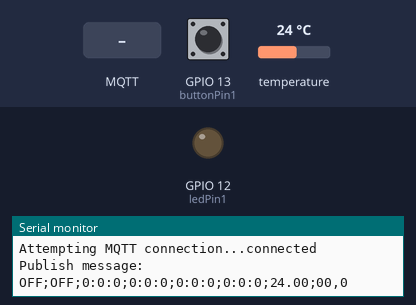
Bench run of a sketch on a simulated ESP8266 (NodeMCU). Parts: output pins drawn as LEDs (lit = HIGH), the last lines printed to the serial monitor. The inputs (shaded band) are chosen by the test bench; at power-on: GPIO 13 (buttonPin1) HIGH, temperature 24 °C. WiFi joins after 1.5 s; servers stay silent unless stated; random numbers use the default seed unless the sketch sets one; no MQTT or app messages arrive unless stated.

Above: at 2.7 s.
2.8 s: GPIO 13 (buttonPin1) pulled LOW for 0.45 s
At 5.0 s:
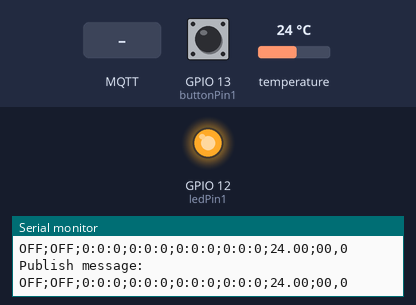
5.3 s: MQTT message "YES" arrives on the first subscribed topic
At 6.0 s:
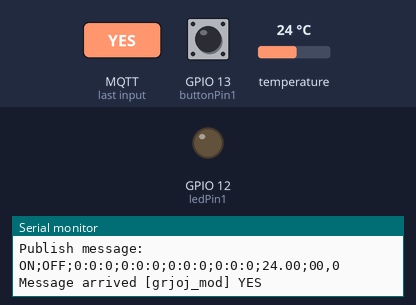
6.9 s: GPIO 13 (buttonPin1) pulled LOW for 1 s
At 9.3 s:
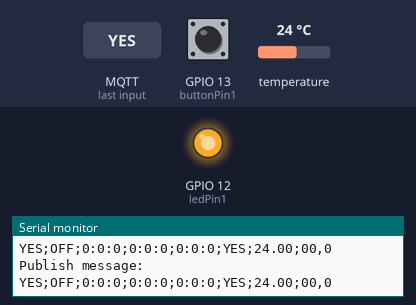
11.5 s: MQTT message "1" arrives on the first subscribed topic
At 12.3 s:
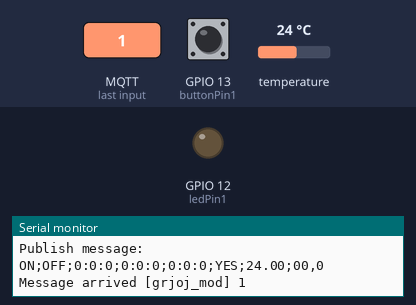
13.1 s: GPIO 13 (buttonPin1) pulsed LOW 2 times (0.12 s each, 0.3 s apart)
At 15.1 s:
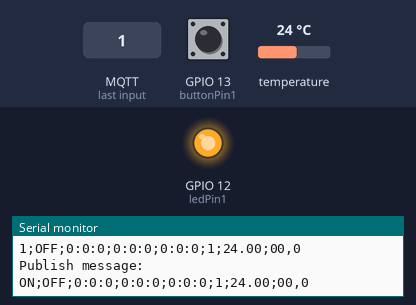
Timing chart, 0 to 16.6 s (numbered marks = the images above; inputs shaded):
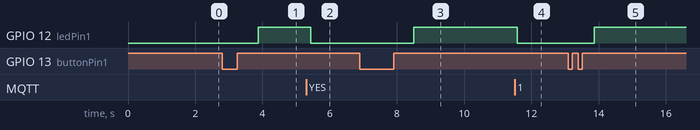

Measured:
- after the input at 2.8 s, GPIO 12 (ledPin1): LOW → HIGH after 1.1 s
- after the input at 5.3 s, GPIO 12 (ledPin1): HIGH → LOW after 0.14 s
- after the input at 6.9 s, GPIO 12 (ledPin1): LOW → HIGH after 1.6 s
- after the input at 11.5 s, GPIO 12 (ledPin1): HIGH → LOW after 0.08 s
- after the input at 13.1 s, GPIO 12 (ledPin1): LOW → HIGH after 0.78 s

The sketch:

SAE301_MQTT_V1.ino
```cpp
#include <ESP8266WiFi.h>
#include <PubSubClient.h>

#include <OneWire.h>
#include <DallasTemperature.h>
#define ONE_WIRE_BUS 14
OneWire oneWire(ONE_WIRE_BUS);
DallasTemperature sensors(&oneWire);

const char* ssid = "Hello";
const char* password = "Bonjour*'";
const char* mqtt_server = "192.168.170.62";
const char* mqtt_username = "toto";
const char* mqtt_password = "toto";

WiFiClient espClient;
PubSubClient client(espClient);
String msg;
char msg_final[200];
int value = 0;

const char* topic_infos = "grjoj_infos";
const char* topic_mod = "grjoj_mod";
const char* topic_heures = "grjoj_heures";
const char* topic_capteurs = "grjoj_capteurs";
const char* topic_reconnect = "grjoj_reconnect";

String Prise1;
String Prise2;
String StartPlage1;
String EndPlage1;
String StartPlage2;
String EndPlage2;
String Capteur1;
String Capteur2;
String heure1;
String heure2;

int ind1;
int ind2;
int ind3;
int ind4;
int ind5;
int ind6;
int ind7;
int ind8;
int ind9;
int ind10;

const int buttonPin1 = 13;
const int ledPin1 =  12;

int lastButtonState;

unsigned long previousMillis = 0;
unsigned long interval = 1000;

void setup_wifi() {

  delay(10);
  // We start by connecting to a WiFi network
  Serial.println();
  Serial.print("Connecting to ");
  Serial.println(ssid);

  WiFi.mode(WIFI_STA);
  WiFi.begin(ssid, password);

  while (WiFi.status() != WL_CONNECTED) {
    delay(500);
    Serial.print(".");
  }

  randomSeed(micros());

  Serial.println("");
  Serial.println("WiFi connected");
  Serial.println("IP address: ");
  Serial.println(WiFi.localIP());
}

void callback(char* topic, byte* payload, unsigned int length) {
  payload[length] = '\0';

  String message = "";
  for (unsigned int i = 0; i < length; i++) {
    message += (char)payload[i];
  }

  Serial.print("Message arrived [");
  Serial.print(topic);
  Serial.print("] ");
  Serial.println(message);

  if (strcmp(topic, topic_mod) == 0) {
    ind1 = message.indexOf(';');
    Prise1 = message.substring(0, ind1);
    ind2 = message.indexOf(';', ind1+1);
    Prise2 = message.substring(ind1+1, ind2+1);
    ind3 = message.indexOf(';', ind2+1);
    StartPlage1 = message.substring(ind2+1, ind3+1);
    ind4 = message.indexOf(';', ind3+1);
    EndPlage1 = message.substring(ind3+1, ind4+1);
    ind5 = message.indexOf(';', ind4+1);
    StartPlage2 = message.substring(ind4+1, ind5+1);
    ind6 = message.indexOf(';', ind5+1);
    EndPlage2 = message.substring(ind5+1);

  } else if (strcmp(topic, topic_heures) == 0) {
    ind7 = message.indexOf(';');
    heure1 = message.substring(0, ind7);
    ind8 = message.indexOf(';', ind7+1);
    heure2 = message.substring(ind7+1);

    if (heure1 == "YES") {
      Prise1 = "ON";
    } else {
      Prise1 = "OFF";
    }
    if (heure2 == "YES") {
      Prise2 = "ON";
    } else {
      Prise2 = "OFF";
    }

  } else if (strcmp(topic, topic_capteurs) == 0) {
    ind9 = message.indexOf(';');
    Capteur1 = message.substring(0, ind8);
    ind10 = message.indexOf(';', ind8+1);
    Capteur2 = message.substring(ind8+1);

  }
}

void reconnect() {
  // Loop until we're reconnected
  while (!client.connected()) {
    Serial.print("Attempting MQTT connection...");
    // Create a random client ID
    String clientId = "ESP8266Client-";
    clientId += String(random(0xffff), HEX);
    // Attempt to connect
    if (client.connect(clientId.c_str(), mqtt_username, mqtt_username)) {
      Serial.println("connected");
      // Once connected, publish an announcement...
      client.publish(topic_reconnect, "YES");
      // ... and resubscribe
      client.subscribe(topic_mod);
      client.subscribe(topic_heures);
      client.subscribe(topic_capteurs);
    } else {
      Serial.print("failed, rc=");
      Serial.print(client.state());
      Serial.println(" try again in 5 seconds");
      // Wait 5 seconds before retrying
      delay(5000);
    }
  }
}

void setup() {
  Serial.begin(9600);
  pinMode(ledPin1, OUTPUT);
  pinMode(buttonPin1, INPUT);

  lastButtonState = digitalRead(buttonPin1);

  setup_wifi();
  client.setServer(mqtt_server, 1883);
  client.setCallback(callback);
  sensors.begin();
}

void loop() {

  if (!client.connected()) {
    reconnect();
  }
  client.loop();

  int buttonState = digitalRead(buttonPin1);

  if ((lastButtonState == LOW) and (buttonState)) {
    if (Prise1 == "ON") {
      Prise1 = "OFF";
    } else {
      Prise1 = "ON";
    }
  }

  lastButtonState = buttonState;

  if (Prise1 == "ON") {
    digitalWrite(ledPin1, HIGH);
  } else {
    digitalWrite(ledPin1, LOW);
  }

  sensors.requestTemperatures();
  float tempC = sensors.getTempCByIndex(0);
  Capteur1 = tempC;

  unsigned long currentMillis = millis();

  if (currentMillis - previousMillis >= interval) {
    previousMillis = currentMillis;

    msg = "";
    msg += (Prise1.length() > 0) ? Prise1 : "OFF";
    msg += ";";
    msg += (Prise2.length() > 0) ? Prise2 : "OFF";
    msg += ";";
    msg += (StartPlage1.length() > 0) ? StartPlage1 : "0:0:0";
    msg += ";";
    msg += (EndPlage1.length() > 0) ? EndPlage1 : "0:0:0";
    msg += ";";
    msg += (StartPlage2.length() > 0) ? StartPlage2 : "0:0:0";
    msg += ";";
    msg += (EndPlage2.length() > 0) ? EndPlage2 : "0:0:0";
    msg += ";";
    msg += (Capteur1.length() > 0) ? Capteur1 : "00,0";
    msg += ";";
    msg += (Capteur2.length() > 0) ? Capteur2 : "00,0";

    msg.toCharArray(msg_final, sizeof(msg_final));
    Serial.println("Publish message: ");
    Serial.println(msg_final);
    client.publish(topic_infos, msg_final);
  }
}
```
